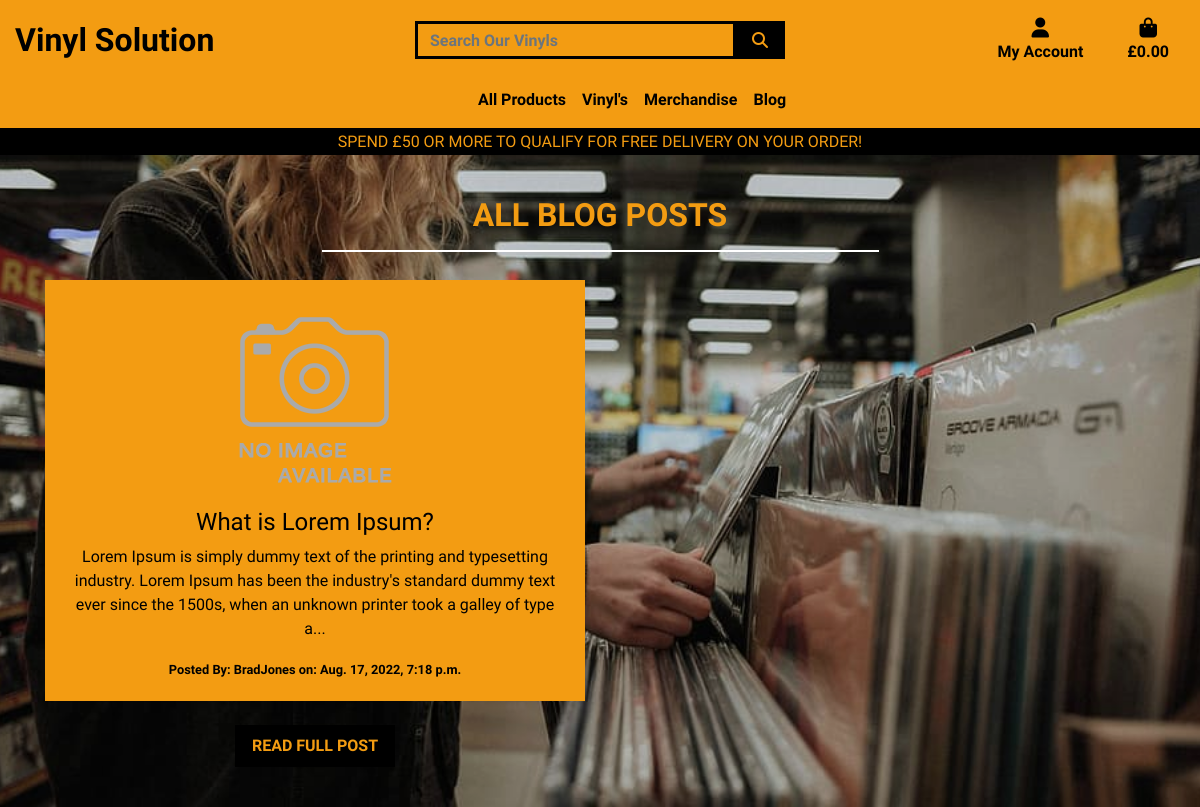
Screenshot of /blog/ with the database file from the repository.
### blog/models.py (models this page shows, shortened)
class BlogPost(models.Model):
    blog_title = models.CharField(max_length=80, null=True, blank=False)
    author = models.ForeignKey(
        User, on_delete=models.CASCADE, null=True, blank=True)
    date_created = models.DateTimeField(
        auto_now_add=True, null=True)
    blog_preview = models.CharField(max_length=254, null=True, blank=True)
    blog_body = models.TextField()
    blog_image = models.ImageField(null=True, blank=True)
    class Meta:
        ordering = ['-date_created']

### blog/views.py (the view)
# urls.py: path('', views.blog, name='blog'),
def blog(request):
    blogposts = BlogPost.objects.all()
    context = {
        'blogposts': blogposts,
    }
    return render(request, 'blog/blog.html', context)

### bag/contexts.py (called while the page is built, shortened)
def bag_contents(request):
    bag_items = []
    total = 0
    product_count = 0
    bag = request.session.get('bag', {})
    if total < settings.FREE_DELIVERY_THRESHOLD:
        delivery = total * Decimal(settings.STANDARD_DELIVERY_PERCENTAGE / 100)
        free_delivery_delta = settings.FREE_DELIVERY_THRESHOLD - total
    else:
        delivery = 0
        free_delivery_delta = 0
    grand_total = delivery + total
    context = {
        'bag_items': bag_items,
        'total': total,
        'product_count': product_count,
        'delivery': delivery,
        'free_delivery_delta': free_delivery_delta,
        'free_delivery_threshold': settings.FREE_DELIVERY_THRESHOLD,
        'grand_total': grand_total,
    }
    return context

### blog/templates/blog/blog.html (shortened to what this page needs)
{% extends "base.html" %}
{% block page_header %}
    <div class="container header-container">
    </div>
{% endblock %}
{% block content %}
<div class="overlay"></div>
<div class="container mt-3">
    <div class="row">
        <div class="col text-center mt-3">
            <h2 class="logo-font font-weight-bold">All Blog Posts</h2>
            <hr class="w-50 mb-1 break">
        </div>
    </div>
    <div class="row">
        {% for blogpost in blogposts %}
            <div class="col-12 col-md-6 mb-4 mt-4">
                <div class="text-center">
                    <div class="card-body">
                            {% if blogpost.image %}
                            <a href="{% url 'blog_detail' blogpost.id %}">
                                <img src="{{ blogpost.image.url }}" alt="{{ blogpost.blog_title }}" class="img-fluid">
                            {% else %}
                                <img src="{{ MEDIA_URL }}noimage.png" alt="{{ blogpost.blog_title }}" class="img-fluid">
                            {% endif %}
                            <h4 class="mx-2 my-2">{{ blogpost.blog_title }}</h4>
                            <p class="blog-text">{{blogpost.blog_body|slice:":200" }}...</p>
                            <small class="px-2 text-black font-weight-bold">Posted By: {{ blogpost.author }} <span class="date"> on: {{ blogpost.date_created }}</span></small>
                    </div>
                </div>
                <div class="text-center mt-4 mb-3">
                    <a href="{% url 'blog_detail' blogpost.id %}" class="shopping-button btn btn-lg rounded-0 text-uppercase">Read Full Post</a>
                </div>
            </div>
        {% endfor %}
    </div>
</div>
{% endblock %}

### static/css/base.css (style rules this page uses)
html { height: 100%; }
body { background: url(/media/homepage-img.jpg) no-repeat center center fixed; background-size: cover; height: calc(100vh - 164px); color: #F39C12; font-family: 'Quicksand'; }
.break { border: 1px solid white; }
.logo-font { text-transform: uppercase; }
.card-body { background-color: #F39C12; color: #000000; }
.overlay { height: 100%; width: 100%; top: 0; left: 0; position: fixed; background: rgba(0, 0, 0, 0.1); z-index: -1; }
::placeholder { color: #000000; font-weight: bolder; }
.blog-text { color: #000000 !important; }
.shopping-button { background: #000000; color: #f39C12; font-size: medium; font-weight: bold; }
.text-black { color: black !important; }
@media (min-width: 992px) { .header-container { padding-top: 164px; } }

### rows the page displays
BlogPost: blog_title "What is Lorem Ipsum?", blog_body "Lorem Ipsum is simply dummy text of the printing and typesetting industry. Lorem Ipsum has been the industry's standard dummy text ever since the 1500s, when an unknown printer took a galley of type a", author "BradJones", date_created "Aug. 17, 2022, 7:18 p.m."

### other values shown
{{ free_delivery_threshold }} "50"
